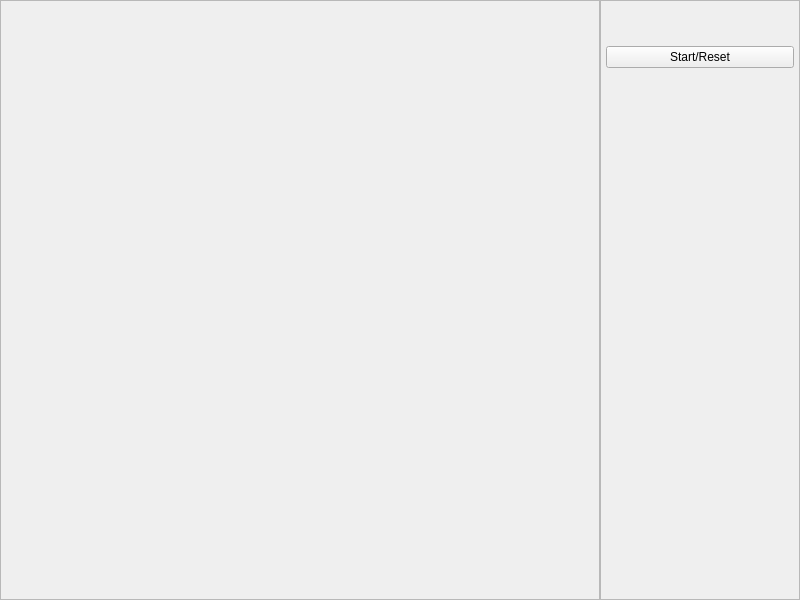
<?xml version="1.0" encoding="UTF-8"?>
<ui version="4.0">
 <class>MainWindow</class>
 <widget class="QMainWindow" name="MainWindow">
  <property name="geometry">
   <rect>
    <x>0</x>
    <y>0</y>
    <width>800</width>
    <height>600</height>
   </rect>
  </property>
  <property name="windowTitle">
   <string>MainWindow</string>
  </property>
  <widget class="QWidget" name="centralWidget">
   <layout class="QGridLayout" name="gridLayout" rowstretch="2" columnstretch="3,1">
    <property name="leftMargin">
     <number>0</number>
    </property>
    <property name="topMargin">
     <number>0</number>
    </property>
    <property name="rightMargin">
     <number>0</number>
    </property>
    <property name="bottomMargin">
     <number>0</number>
    </property>
    <property name="spacing">
     <number>0</number>
    </property>
    <item row="0" column="1">
     <widget class="QFrame" name="state">
      <property name="styleSheet">
       <string notr="true"/>
      </property>
      <property name="frameShape">
       <enum>QFrame::StyledPanel</enum>
      </property>
      <property name="frameShadow">
       <enum>QFrame::Raised</enum>
      </property>
      <layout class="QGridLayout" name="gridLayout_3" rowstretch="0,1,0,2" rowminimumheight="0,1,0,2">
       <property name="leftMargin">
        <number>5</number>
       </property>
       <property name="topMargin">
        <number>5</number>
       </property>
       <property name="rightMargin">
        <number>5</number>
       </property>
       <property name="bottomMargin">
        <number>5</number>
       </property>
       <property name="spacing">
        <number>5</number>
       </property>
       <item row="3" column="0">
        <widget class="QLabel" name="state_label">
         <property name="text">
          <string/>
         </property>
        </widget>
       </item>
       <item row="1" column="0">
        <widget class="QPushButton" name="state_button">
         <property name="text">
          <string>Start/Reset</string>
         </property>
        </widget>
       </item>
       <item row="0" column="0">
        <spacer name="vs1">
         <property name="orientation">
          <enum>Qt::Vertical</enum>
         </property>
         <property name="sizeHint" stdset="0">
          <size>
           <width>20</width>
           <height>40</height>
          </size>
         </property>
        </spacer>
       </item>
       <item row="2" column="0">
        <spacer name="vs2">
         <property name="orientation">
          <enum>Qt::Vertical</enum>
         </property>
         <property name="sizeHint" stdset="0">
          <size>
           <width>20</width>
           <height>40</height>
          </size>
         </property>
        </spacer>
       </item>
      </layout>
     </widget>
    </item>
    <item row="0" column="0">
     <widget class="QFrame" name="chess">
      <property name="styleSheet">
       <string notr="true"/>
      </property>
      <property name="frameShape">
       <enum>QFrame::StyledPanel</enum>
      </property>
      <property name="frameShadow">
       <enum>QFrame::Raised</enum>
      </property>
     </widget>
    </item>
   </layout>
  </widget>
 </widget>
 <layoutdefault spacing="6" margin="11"/>
 <resources/>
 <connections/>
</ui>
